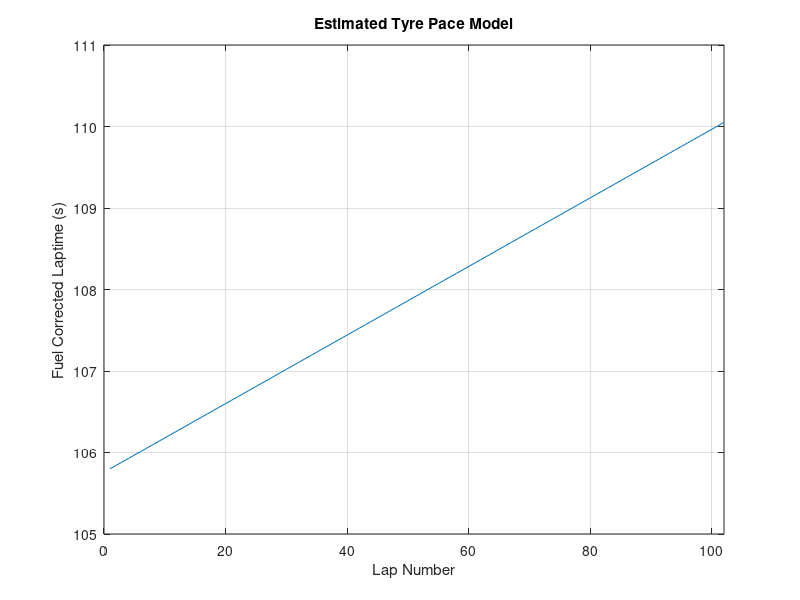
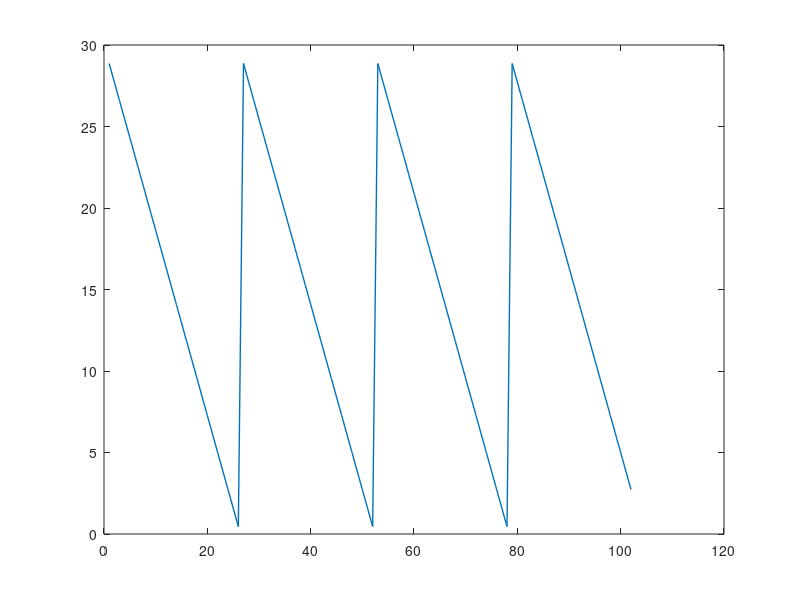

Here is the MATLAB script that generated these plots, in order: (Note: this script raises an error after producing the figures.)
%% Race Strategy Modelling for Mini-Endurance Races (2-3 Hours)

totalLapNumber = 102; % laps estimated for Cadwell Endurance round (3hours)
lapNumber = 1:totalLapNumber;

%% Refuelling Stops Required

fuelTankVolume = 30; % L fuel tank size
fuelDensity = 0.75; % kg/l
fuelTankMass_kg = fuelTankVolume .* fuelDensity;  % kg
engineConsumption = 29; % kg/h

raceDuration = 3; % hours
raceDuration_sec = raceDuration*60*60; % seconds

totalFuelRequired_kg = engineConsumption * raceDuration; % kg
totalFuelRequired_l = totalFuelRequired_kg / fuelDensity; % litres

refuelsRequired = totalFuelRequired_l / fuelTankVolume;

%% Fuel-Burn Laptime Correction

initialLaptime = 105.8;   %seconds

timePerKg = 0.006;   % seconds of laptime gain per kg fuel used
fuelBurnPerLap_kg = (engineConsumption/(60*60)) .* initialLaptime; % kg/lap Fuel burn per lap approximation
fuelBurnPerLap_l = fuelBurnPerLap_kg / fuelDensity; % litres

fuelCorrectionFactor = fuelBurnPerLap_kg .* timePerKg;  % seconds/lap

fuelLapCorrections = fuelCorrectionFactor .* (lapNumber-1);

threeQuarterTankBurnTime_sec = (0.75*fuelTankVolume) / ((engineConsumption/fuelDensity))*(60*60); % seconds to burn full tank of fuel

%% Tyre Wear Forecast

trackLength = 2.175; % Miles
tyreWearPerMile = 0.0217; % s/mile
tyreWearFactor = tyreWearPerMile .* trackLength;  %seconds/lap

tyreAge = 1:totalLapNumber; %laps

%% Tyre Limit

tyreAgeLimit_miles = 85; % miles
tyreAgeLimit_laps = tyreAgeLimit_miles / trackLength;

%% Laptime Forecast

tyreDegModelLaptime = initialLaptime + (tyreWearFactor .* (tyreAge-1)) - fuelLapCorrections(lapNumber);

%% Pitstop Duration

refuelRate = 3; %L/s
fullTankFillTime = fuelTankVolume/refuelRate; %time for full refuel while stationary from empty

tyreChangeTime = 40; %s time cost while stationary changing tyres

pitLaneTime = 15; %s time cost in driving through pits

%% Plot Laptime Progression due to Tyre Wear and Fuel Burn

% Visualising the laptime dropoff under the assumption of no pitstops,
% refuelling or tyre changes.

plot(lapNumber,tyreDegModelLaptime)
xlabel("Lap Number")
ylabel("Fuel Corrected Laptime (s)")
xlim([0 totalLapNumber])
% ylim([initialLaptime max(predictedLaptime)])
title("Estimated Tyre Pace Model")
grid on

%% Monitor Fuel Remaining in Tank

% fuelRemaining_l = fuelTankVolume - (fuelBurnPerLap_kg / fuelDensity) .* lapNumber;

% If fuel remaining in tank < fuel required to complete a lap: pitstop
% (refuelling)
% If pitstop (refuelling only), then laptime for that lap is + refuel time and pitlane time.
% If pitstop (refuelling+tyres), then laptime for that lap is + tyre change time and pitlane time.

lapTime = zeros(1,totalLapNumber);

fuelRemaining_l = zeros(1,totalLapNumber);
numberOfPitstops = 0;
numberOFTyreChanges = 0;
finalRefuel = 0;

for i = 1:totalLapNumber
    if i == 1
        fuelRemaining_l(i) = fuelTankVolume - fuelBurnPerLap_l;
    elseif i~=1 && fuelRemaining_l(i-1) >= fuelBurnPerLap_l
        fuelRemaining_l(i) = fuelRemaining_l(i-1) - fuelBurnPerLap_l;
    end
    lapTime(i) = lapTime(i) + initialLaptime + (tyreWearFactor .* (tyreAge(i)-1)) - ((fuelTankVolume - fuelRemaining_l(i)) .* fuelDensity .* timePerKg);
    raceTimeRemaining = raceDuration_sec - cumsum(lapTime);
    if fuelRemaining_l(i) < fuelBurnPerLap_l
        if (raceTimeRemaining(i) >= threeQuarterTankBurnTime_sec) && (i ~= totalLapNumber)
            numberOfPitstops = numberOfPitstops + 1;
            fuelRemaining_l(i+1) = fuelTankVolume - fuelBurnPerLap_l;
            lapTime(i+1) = pitLaneTime + (fuelTankVolume-fuelRemaining_l(i))/refuelRate;
            if tyreAgeLimit_laps - tyreAge(i) < (fuelTankVolume/fuelBurnPerLap_l)
                % Change tyres as they will die before next refuel stop
                lapTime(i+1) = lapTime(i+1) + tyreChangeTime - (fuelTankVolume-fuelRemaining_l(i))/refuelRate;
                tyreChangeLap = i;
                tyreAge(tyreChangeLap:totalLapNumber) = lapNumber(1:(totalLapNumber-tyreChangeLap+1)); % Update tyreAge vector to reflect fresh tyres from this point
                numberOFTyreChanges = numberOFTyreChanges + 1;
            end            
        elseif (raceTimeRemaining(i) < threeQuarterTankBurnTime_sec) & (finalRefuel ~= 1)
            % Only fill to required amount to finish the race
            finalRefuel = 1;
            numberOfPitstops = numberOfPitstops + 1;
            finalStintFuelVolume = ((engineConsumption/fuelDensity)/(60*60)) .* raceTimeRemaining(i-2);
            fuelRemaining_l(i+1) = finalStintFuelVolume - fuelBurnPerLap_l;
            lapTime(i+1) = pitLaneTime + (finalStintFuelVolume-fuelRemaining_l(i))/refuelRate;
        end
    end
end

%% Sum Laptimes to Find Actual Laps Completed in Race Duration

cumulativeRaceTime = cumsum(lapTime);
lapsComplete = 0;

for i = 1:length(cumulativeRaceTime)
    if lapsComplete == 0
        if cumulativeRaceTime(i) > raceDuration_sec
            lapsComplete = i;
        end
    end
end

%% Plot Fuel Level

figure(2)
plot(lapNumber, fuelRemaining_l,"LineWidth",1)
hold on
xline(lapsComplete,"LineWidth",1)
xlabel('Lap Number')
ylabel('Fuel Remaining in Tank (Litres)')
xlim([1,totalLapNumber])
title('Full Race Distance Fuel Quantity')
grid on
hold off

%% Plot Laptimes

figure(3)
plot(lapNumber, lapTime,"LineWidth",1)
hold on
xline(lapsComplete,"LineWidth",1)
xlabel('Lap Number')
ylabel('Laptimes (s)')
xlim([1,totalLapNumber])
xticks(0:5:105)
%yticks(105:2.5:120)
title('Full Race Laptimes')
grid on
hold off

%% Gapper Plot with Calcs to Reference Average Laptime

lapTimesCompleted = lapTime(1:lapsComplete);
isoAvgLapTime = cumulativeRaceTime(lapsComplete)/lapsComplete;

isoPace = cumsum(ones(1, length(lapTimesCompleted)) .* isoAvgLapTime);
isoPaceDelta = cumulativeRaceTime(1:lapsComplete) - isoPace;

figure(4)
plot(1:lapsComplete,isoPaceDelta,"LineWidth",1)
title('Endurance Race Laptime Delta to Reference Average Laptime')
xlabel('Lap Number')
ylabel('Delta to Average (s)')
grid on
xlim([1,lapsComplete])
